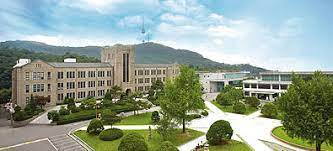
#> input picture src/test.jpg, 333 x 151 px
$ python color.py
#> lines starting #> are read from the running program, lines starting #| are printed output that depends on the picture
#> further down, img is the input picture: shape (151, 333, 3); mean B, G, R 146.3, 159.8, 145.7
import cv2
import numpy as np
import time
from sklearn.cluster import KMeans

class colorSorter():
    def make_histogram(self, cluster):
        """
        Count the number of pixels in each cluster
        :param: KMeans cluster
        :return: numpy histogram
        """
        t =time.time()
        #print('start make histogram ',t)
        numLabels = np.arange(0, len(np.unique(cluster.labels_)) + 1)
        #print('complete arange ', time.time() - t)
        hist, _ = np.histogram(cluster.labels_, bins=numLabels)
        #print('complete histogram ', time.time() - t)
        hist = hist.astype('float32')
        hist /= hist.sum()
        #print('all complete')
        return hist

    def make_bar(self, height, width, color):
        """
        Create an image of a given color
        :param: height of the image
        :param: width of the image
        :param: BGR pixel values of the color
        :return: tuple of bar, rgb values, and hsv values
        """
        bar = np.zeros((height, width, 3), np.uint8)
        bar[:] = color
        red, green, blue = int(color[2]), int(color[1]), int(color[0])
        hsv_bar = cv2.cvtColor(bar, cv2.COLOR_BGR2HSV)
        hue, sat, val = hsv_bar[0][0]
        return bar, (red, green, blue), (hue, sat, val)

    def sort_hsvs(self, hsv_list):
        """
        Sort the list of HSV values
        :param hsv_list: List of HSV tuples
        :return: List of indexes, sorted by hue, then saturation, then value
        """
        bars_with_indexes = []
        for index, hsv_val in enumerate(hsv_list):
            bars_with_indexes.append((index, hsv_val[0], hsv_val[1], hsv_val[2]))
        bars_with_indexes.sort(key=lambda elem: (elem[1], elem[2], elem[3]))
        return [item[0] for item in bars_with_indexes]

    def dominant_color(self, img):
        t = time.time()
        #print('start dominant color', t)
        height, width, _ = np.shape(img)
       # print('img height width ',height,width)
        # reshape the image to be a simple list of RGB pixels
        image = img.reshape((height * width, 3))
        #print('reshape complete ', time.time() - t)
        # we'll pick the 1 most common colors
        num_clusters = 1
        clusters = KMeans(n_clusters=num_clusters)
        #print('kmeans complete ', time.time() - t)
        clusters.fit(image)

        # count the dominant colors and put them in "buckets"
        histogram = self.make_histogram(clusters)
        #print('make histogram complete ', time.time() - t)
        # then sort them, most-common first
        combined = zip(histogram, clusters.cluster_centers_)
        #print('zip complete ', time.time() - t )
        combined = sorted(combined, key=lambda x: x[0], reverse=True)
        #print('sorted complete ', time.time() - t)
        # finally, we'll output a graphic showing the colors in order
        bars = []
        hsv_values = []
        for index, rows in enumerate(combined):
            bar, rgb, hsv = self.make_bar(100, 100, rows[1])
            #print(f'Bar {index + 1}')
            #print(f'  RGB values: {rgb}')
            #print(f'  HSV values: {hsv}')
            hsv_values.append(hsv)
            bars.append(bar)
        #print('enumarate   complete ', time.time() - t)
        # sort the bars[] list so that we can show the colored boxes sorted
        # by their HSV values -- sort by hue, then saturation
        sorted_bar_indexes = self.sort_hsvs(hsv_values)
        sorted_bars = [bars[idx] for idx in sorted_bar_indexes]
        # [4 lines of commented-out code are left out]
        return hsv[0]

    #이미지 4분할 후 h 채널 추출
    def img_crop(self, img):

        t =time.time()
        #print('start resize image ',t)
        img = cv2.resize(img, dsize=(40,60), interpolation = cv2.INTER_AREA)
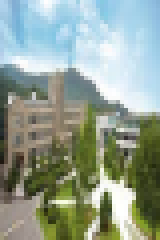
#> img: shape (60, 40, 3) (shown 4 times larger); mean of channels 0, 1, 2 146.3, 159.8, 145.7; drawn as B, G, R
        #print('end resize image ',time.time() - t)
        height, width, _ = np.shape(img)
#> height = 60; width = 40

        crop1 = img[0:int(height / 4), 0:int(width)]
        crop2 = img[int(height / 4):int(height / 2), 0:int(width)]
        crop3 = img[int(height / 2):int(height / 4 * 3), 0:int(width)]
        crop4 = img[int(height * 3 / 4):height, 0:int(width)]

        h1 = self.dominant_color(crop1)
#> in dominant_color, `image = img.reshape((height * width, 3))`: image = 600 rows, first 8: [238, 211, 177], [230, 203, 168], [216, 186, 148], [211, 173, 130], [213, 179, 132], [229, 200, 155], [235, 203, 158], [239, 217, 183]
#> the loop in dominant_color, `for index, rows in enumerate(combined):` made 1 pass
#> (hue in make_bar, sat in make_bar, val in make_bar, rgb) on pass 1: (101, 65, 235, (175, 214, 235))
#> pass 1, in dominant_color, `bar, rgb, hsv = self.make_bar(100, 100, rows[1])`:
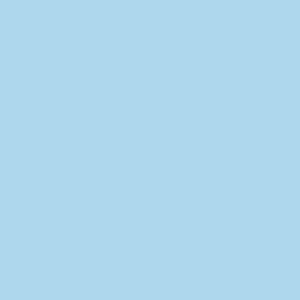
#> bar: shape (100, 100, 3) (shown 3 times larger); mean of channels 0, 1, 2 235, 214, 175; drawn as B, G, R
#> after the loop in dominant_color, `for index, rows in enumerate(combined):`: bars = 1 item; hsv_values = [(101, 65, 235)]
#> the loop in sort_hsvs, `for index, hsv_val in enumerate(hsv_list):` made 1 pass
#> after the loop in sort_hsvs, `for index, hsv_val in enumerate(hsv_list):`: bars_with_indexes = [(0, 101, 65, 235)]
#> in dominant_color, `sorted_bar_indexes = self.sort_hsvs(hsv_values)`: sorted_bar_indexes = [0]
#> in dominant_color, `sorted_bars = [bars[idx] for idx in sorted_bar_indexes]`: sorted_bars = 1 item
#> h1 = 101
        h2 = self.dominant_color(crop2)
#> in dominant_color (call 2), `image = img.reshape((height * width, 3))`: image = 600 rows, first 8: [239, 221, 195], [243, 228, 198], [245, 231, 211], [251, 245, 238], [255, 251, 248], [252, 253, 252], [252, 252, 250], [249, 242, 232]
#> the loop in dominant_color (call 2), `for index, rows in enumerate(combined):` made 1 pass
#> (hue in make_bar, sat in make_bar, val in make_bar, rgb) on pass 1: (85, 16, 176, (165, 176, 174))
#> pass 1, in dominant_color (call 2), `bar, rgb, hsv = self.make_bar(100, 100, rows[1])`:
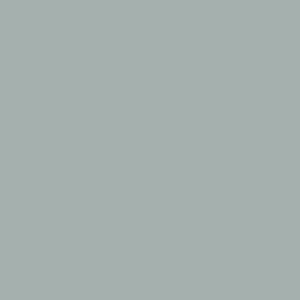
#> bar: shape (100, 100, 3) (shown 3 times larger); mean of channels 0, 1, 2 174, 176, 165; drawn as B, G, R
#> after the loop in dominant_color (call 2), `for index, rows in enumerate(combined):`: hsv_values = [(85, 16, 176)]
#> the loop in sort_hsvs (call 2), `for index, hsv_val in enumerate(hsv_list):` made 1 pass
#> h2 = 85
        h3 = self.dominant_color(crop3)
#> in dominant_color (call 3), `image = img.reshape((height * width, 3))`: image = 600 rows, first 8: [47, 47, 37], [60, 72, 81], [122, 142, 154], [124, 143, 147], [114, 122, 126], [115, 128, 137], [123, 142, 149], [99, 111, 115]
#> the loop in dominant_color (call 3), `for index, rows in enumerate(combined):` made 1 pass
#> (hue in make_bar, sat in make_bar, val in make_bar, rgb) on pass 1: (32, 78, 111, (109, 111, 77))
#> pass 1, in dominant_color (call 3), `bar, rgb, hsv = self.make_bar(100, 100, rows[1])`:
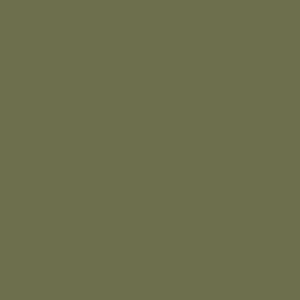
#> bar: shape (100, 100, 3) (shown 3 times larger); mean of channels 0, 1, 2 77, 111, 109; drawn as B, G, R
#> after the loop in dominant_color (call 3), `for index, rows in enumerate(combined):`: hsv_values = [(32, 78, 111)]
#> h3 = 32
        h4 = self.dominant_color(crop4)
#> in dominant_color (call 4), `image = img.reshape((height * width, 3))`: image = 600 rows, first 8: [60, 69, 76], [37, 52, 57], [24, 49, 46], [22, 44, 41], [55, 81, 82], [122, 138, 143], [28, 59, 50], [23, 52, 42]
#> the loop in dominant_color (call 4), `for index, rows in enumerate(combined):` made 1 pass
#> (hue in make_bar, sat in make_bar, val in make_bar, rgb) on pass 1: (32, 71, 136, (133, 136, 98))
#> pass 1, in dominant_color (call 4), `bar, rgb, hsv = self.make_bar(100, 100, rows[1])`:
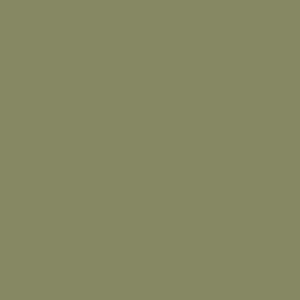
#> bar: shape (100, 100, 3) (shown 3 times larger); mean of channels 0, 1, 2 98, 136, 133; drawn as B, G, R
#> after the loop in dominant_color (call 4), `for index, rows in enumerate(combined):`: hsv_values = [(32, 71, 136)]
#> h4 = 32

        #print(h1, h2, h3, h4)

        return (h1, h2, h3, h4)

    def img_crop_and_get_dominants(self, img):
        return True

if __name__ == '__main__':
    color = colorSorter()
    img =  cv2.imread('test.jpg')
    t = time.time()
    print('start read at ',t)
    res = color.img_crop(img)
#> res = (101, 85, 32, 32)
    print('res : ',res,', elapsed : ',time.time() - t)
